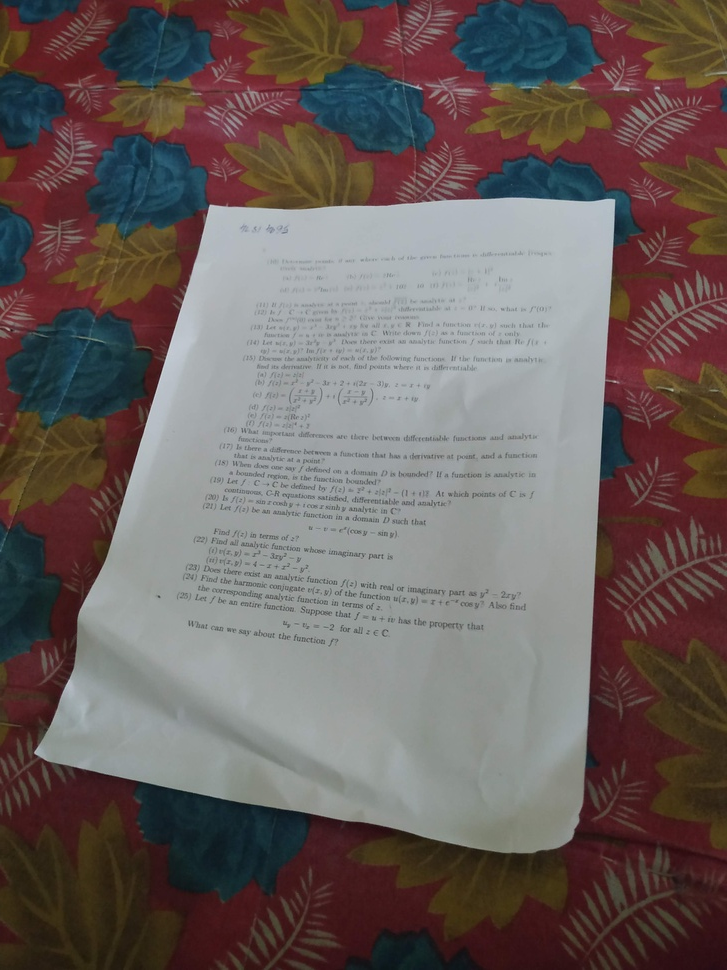
#> input picture images/pic26.jpg, 727 x 970 px, shrunk from 3000 x 4000 before the run, given in place of the camera
$ jupyter execute Untitled1.ipynb
#> lines starting #> are read from the running program, lines starting #| are printed output that depends on the picture; after the words box and inside, x2 and y2 are one past the last pixel; in counts of white or black regions, pixels touching at a corner belong together; pictures that were not available may be replaced by others from this repository, and a replacement may not be noted
[cell 1]
import numpy as np
import cv2 as cv
cap = cv.VideoCapture(0)
while(True):
    # Capture frame-by-frame
    ret, frame = cap.read()
#> frame is the input picture: shape (970, 727, 3); mean B, G, R 92.6, 94.9, 106.7
    # Our operations on the frame come here
    gray = cv.cvtColor(frame, cv.COLOR_BGR2GRAY)
    # Display the resulting frame
    cv.imshow('frame',gray)
    if cv.waitKey(1) & 0xFF == ord('q'):
#> (key q is pressed here)
        break
# When everything done, release the capture
cap.release()
del frame
cv.destroyAllWindows()

[cell 2]
import cv2

#-----Reading the image-----------------------------------------------------
img = cv2.imread('pic27c.jpg', 1)
#cv2.imshow("img",img)

#-----Converting image to LAB Color model-----------------------------------
lab= cv2.cvtColor(img, cv2.COLOR_BGR2LAB)
#> lab: shape (970, 727, 3); mean of channels 0, 1, 2 104.4, 133.7, 132.3
#cv2.imshow("lab",lab)

#-----Splitting the LAB image to different channels-------------------------
l, a, b = cv2.split(lab)
#cv2.imshow('l_channel', l)
#cv2.imshow('a_channel', a)
#cv2.imshow('b_channel', b)

#-----Applying CLAHE to L-channel-------------------------------------------
clahe = cv2.createCLAHE(clipLimit=3.0, tileGridSize=(8,8))
cl = clahe.apply(l)
#cv2.imshow('CLAHE output', cl)

#-----Merge the CLAHE enhanced L-channel with the a and b channel-----------
limg = cv2.merge((cl,a,b))
#> limg: shape (970, 727, 3); mean of channels 0, 1, 2 121.6, 133.7, 132.3
#cv2.imshow('limg', limg)

#-----Converting image from LAB Color model to RGB model--------------------
final = cv2.cvtColor(limg, cv2.COLOR_LAB2BGR)
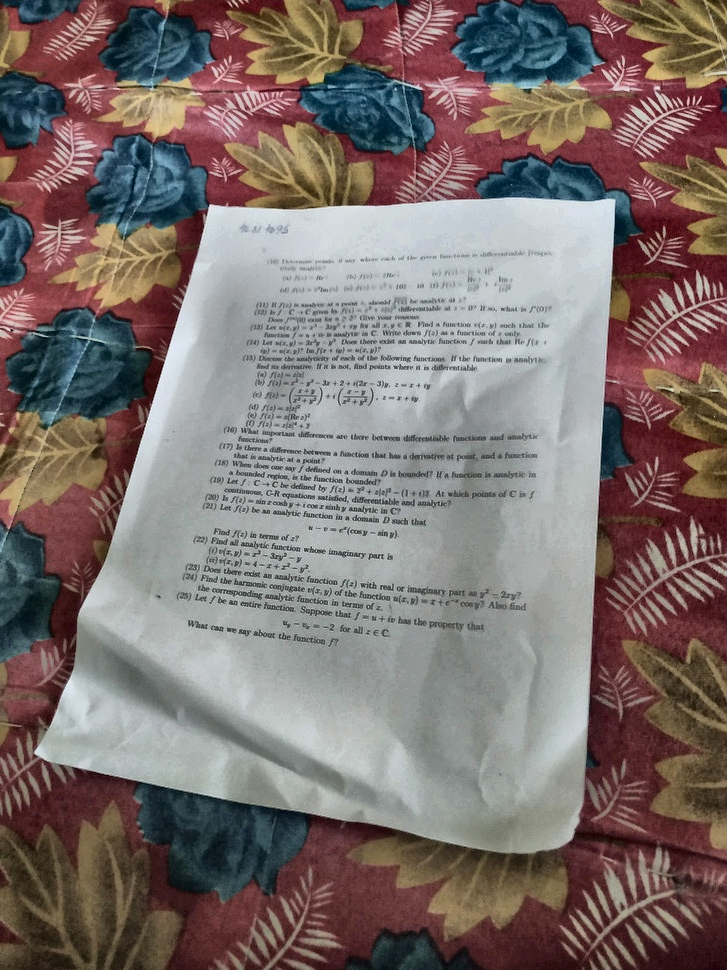
#> final: shape (970, 727, 3); mean B, G, R 108.8, 111.6, 124.3
cv2.imwrite('pic27cln.jpg', final)
#> Out = True

[cell 3]
import cv2
img1=cv2.imread("pic27c.jpg")
img2=cv2.imread("pic27cln.jpg")
img=(img1+img2)/2
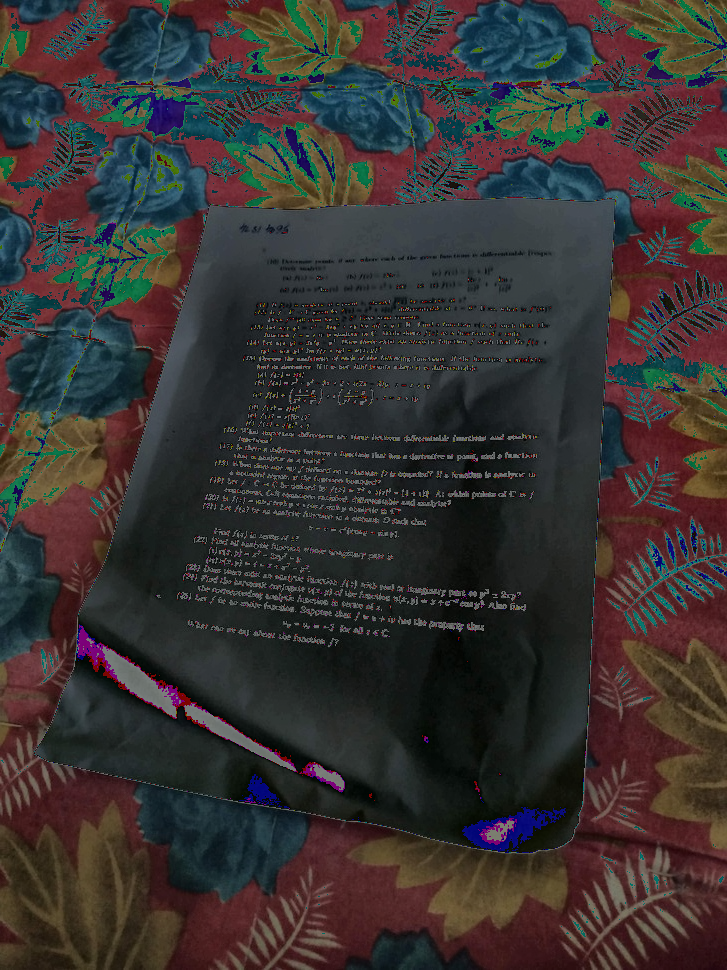
#> img: shape (970, 727, 3) float64; mean B, G, R 49.8, 51, 56.6
cv2.imwrite("pic27cln+c.jpg",img)
#> Out = True

[cell 4]
a=np.array(img1,int)
#> a: shape (970, 727, 3) int64
b=np.array(img2,int)
#> b: shape (970, 727, 3) int64
img_x=(a+b)/2
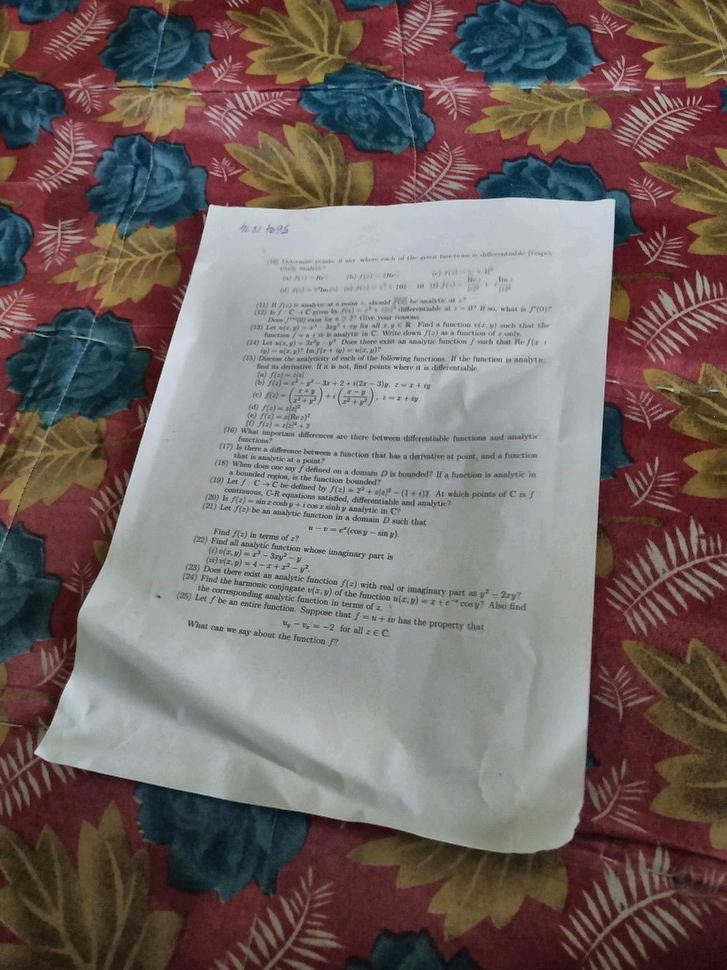
#> img_x: shape (970, 727, 3) float64; mean B, G, R 100.7, 103.2, 115.5
cv2.imwrite("pic27cln+cx.jpg",img_x)
#> Out = True

[cell 5]
import numpy as np
import cv2 as cv
from matplotlib import pyplot as plt
img = cv.imread('pic27cln+cx.jpg',0)
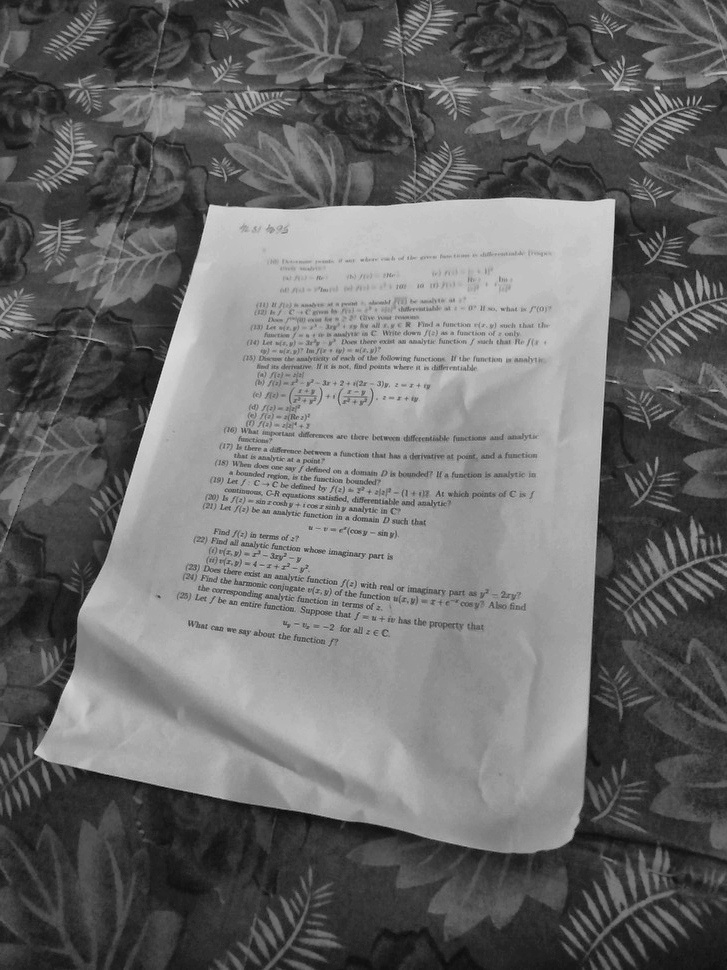
#> img: shape (970, 727); min 8, max 228, mean 106.6
hist,bins = np.histogram(img.flatten(),256,[0,256])
#> hist = 256 values, max 7365 at index 44, min 0 at index 0, mean 2754.6; bins = 257 values from 0 to 256
cdf = hist.cumsum()
#> cdf = 256 values from 0 to 705190
cdf_normalized = cdf * float(hist.max()) / cdf.max()
#> cdf_normalized = 256 values from 0 to 7365
plt.plot(cdf_normalized, color = 'b')
plt.hist(img.flatten(),256,[0,256], color = 'r')
plt.xlim([0,256])
plt.legend(('cdf','histogram'), loc = 'upper left')
plt.show()
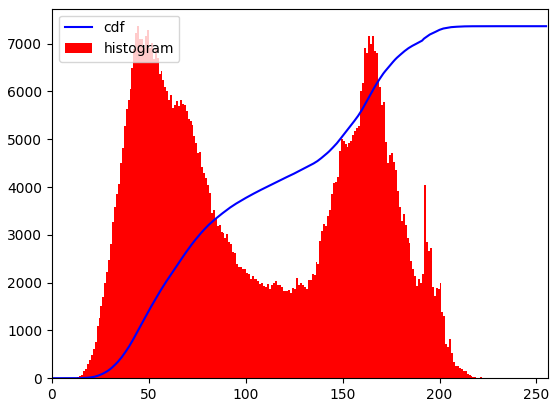
#> figure drawn by matplotlib, 1 panel; tallest bar 7365 high, from x = 44 to 45; curve peaks at x = 228, y = 7365

[cell 6]
import numpy as np
import cv2 as cv

img = cv.imread('pic27cln.jpg',0)
#> img: shape (970, 727); min 6, max 242, mean 115.1
equ = cv.equalizeHist(img)
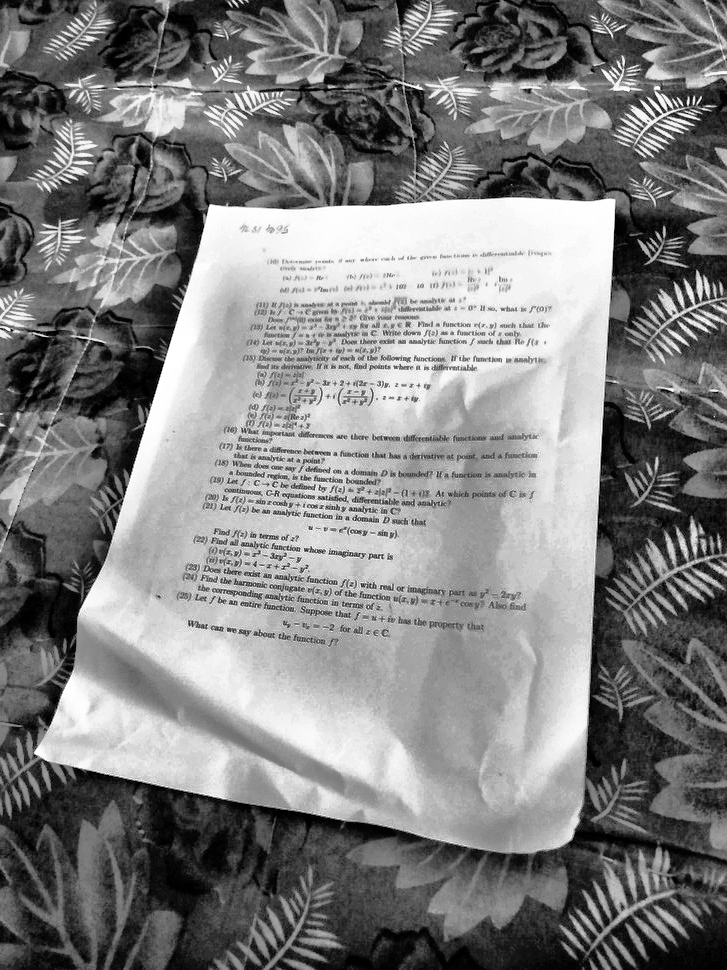
#> equ: shape (970, 727); min 0, max 255, mean 128.2
#res = np.hstack((img,equ)) #stacking images side-by-side
cv.imwrite('pic27clnh.jpg',equ)
#> Out = True

[cell 7]
img = cv2.imread('pic27cln.jpg',0)
ret,th1 = cv2.threshold(img,115,255,cv2.THRESH_BINARY)
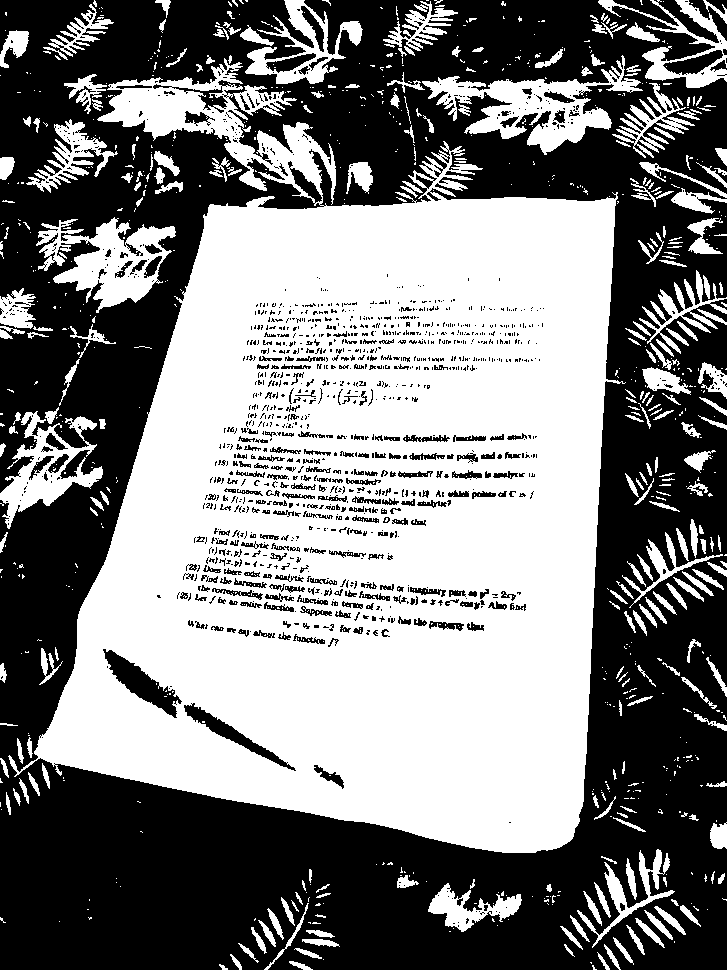
#> th1: shape (970, 727); 49.3% white; 1019 white regions (752 under 20 px), largest, box (x1, y1, x2, y2) and area: (8, 58, 626, 853) 285683, (422, 55, 643, 155) 7058, (36, 217, 176, 313) 6130
cv2.imwrite("pic27clnt.jpg",th1)
#> Out = True
